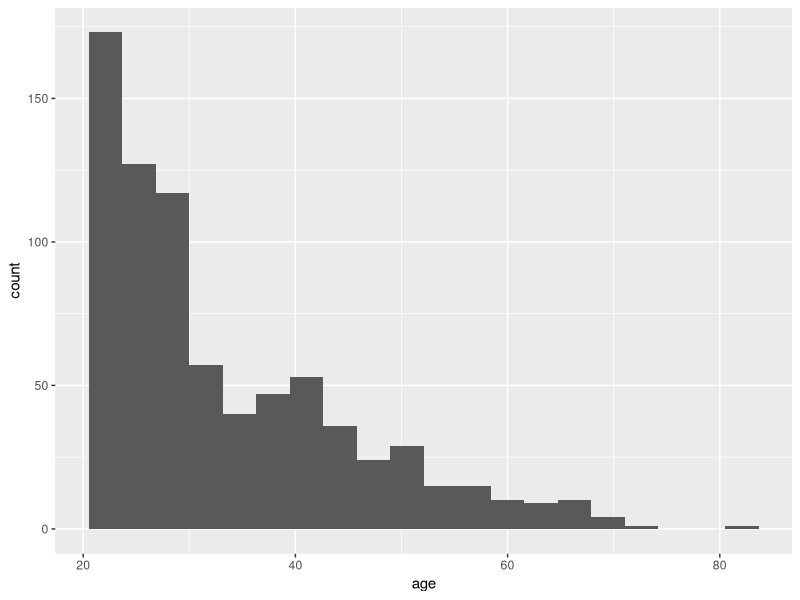
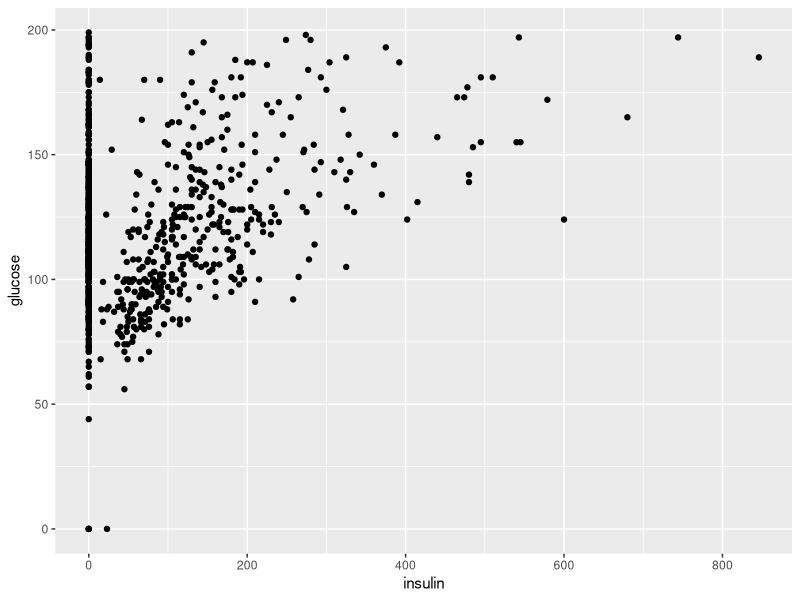

R code for these plots, in order:

install.packages("mlbench")
library(mlbench)
#loading dataset
data("PimaIndiansDiabetes")

#summary of dataset
str(PimaIndiansDiabetes)
summary(PimaIndiansDiabetes)
head(PimaIndiansDiabetes)

#visualization
library(ggplot2)
ggplot(PimaIndiansDiabetes,aes(x=age))+geom_histogram(bins=20)

library(dplyr)
count=PimaIndiansDiabetes %>% filter(age==60) %>% summarise(count = n())
count

ggplot(PimaIndiansDiabetes,aes(x=insulin,y=glucose))+geom_point()

#null values
sum(is.na(PimaIndiansDiabetes))

#normalizing
PimaIndiansDiabetes$glucose = scale(PimaIndiansDiabetes$glucose)
PimaIndiansDiabetes$insulin = scale(PimaIndiansDiabetes$insulin)
PimaIndiansDiabetes$triceps = scale(PimaIndiansDiabetes$triceps)

#splitting
library(caret)
set.seed(123)
i=sample(nrow(PimaIndiansDiabetes),size=0.8*nrow(PimaIndiansDiabetes))
train=PimaIndiansDiabetes[i,]
test=PimaIndiansDiabetes[-i,]

#model training Logistic Regression
model=glm(diabetes~.,data=train,family="binomial")

#model evaluation
prediction=predict(model,newdata=test,type="response")
class=ifelse(prediction > 0.5,1,0)
names(class) <- NULL
class <- ifelse(class == 1, "pos", "neg")
confusionMatrix(table(class,test$diabetes))

#model training RandomForest
library(randomForest)
modelrf <- randomForest(diabetes ~ ., data = train)
prediction=predict(modelrf,newdata=test)
class=factor(prediction,levels=levels(test$diabetes))
names(class) <- NULL
confusionMatrix(table(class,test$diabetes))
